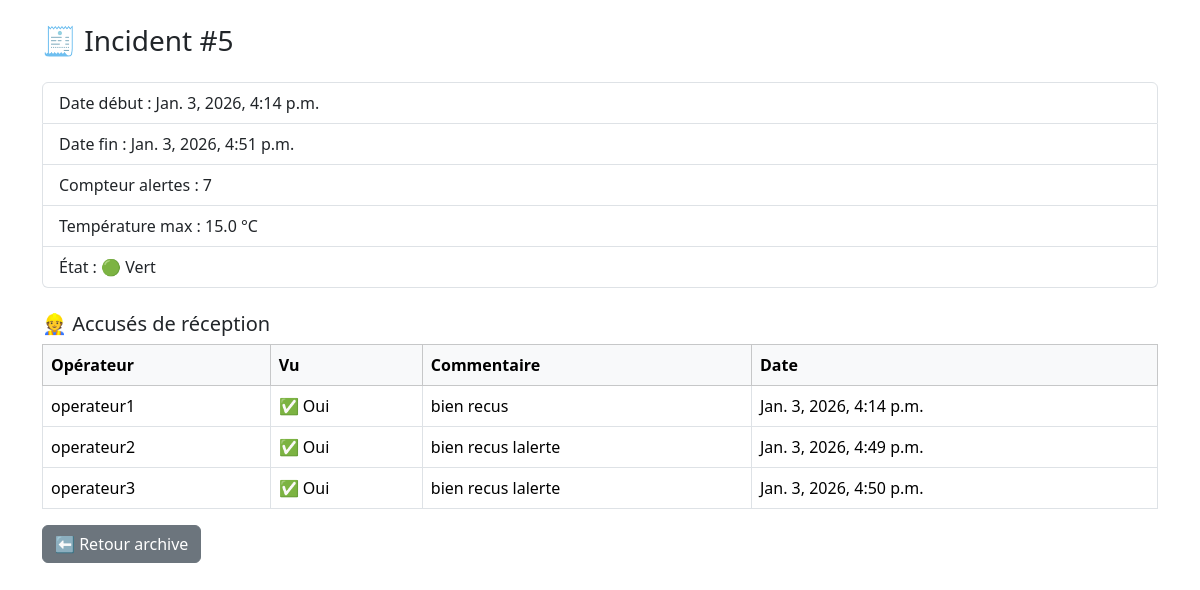
/incident/5/, run on the app's committed database.
### myapp/models.py (models this page shows, shortened)
class Incident(models.Model):
    date_debut = models.DateTimeField(default=timezone.now)
    date_fin = models.DateTimeField(null=True, blank=True)
    compteur_alerte = models.IntegerField(default=0)
    temperature_max = models.FloatField(default=0)
    resolu = models.BooleanField(default=False)

class AccuseReception(models.Model):
    incident = models.ForeignKey(Incident, on_delete=models.CASCADE)
    operateur = models.ForeignKey(Operateur, on_delete=models.CASCADE)
    vu = models.BooleanField(default=False)
    commentaire = models.TextField(blank=True)
    date = models.DateTimeField(auto_now_add=True)
    class Meta:
        unique_together = ("incident", "operateur")

class Operateur(models.Model):
    user = models.OneToOneField(User, on_delete=models.CASCADE)
    niveau = models.IntegerField()  # 1, 2, 3

### myapp/views.py (the view)
# urls.py: path('incident/<int:pk>/', views.detail_incident, name='detail_incident'),
def detail_incident(request, pk):
    incident = get_object_or_404(Incident, id=pk)
    accuses = AccuseReception.objects.filter(
        incident=incident
    ).select_related("operateur__user")
    return render(request, "detail_incident.html", {
        "incident": incident,
        "accuses": accuses
    })

### myapp/templates/detail_incident.html (shortened to what this page needs)
<!DOCTYPE html>
<html lang="fr">
<head>
    <link href="https://cdn.jsdelivr.net/npm/bootstrap@5.3.3/dist/css/bootstrap.min.css" rel="stylesheet">
</head>
<body class="container py-4">
<h3 class="mb-4">🧾 Incident #{{ incident.id }}</h3>
<ul class="list-group mb-4">
    <li class="list-group-item">Date début : {{ incident.date_debut }}</li>
    <li class="list-group-item">Date fin : {{ incident.date_fin|default:"--" }}</li>
    <li class="list-group-item">Compteur alertes : {{ incident.compteur_alerte }}</li>
    <li class="list-group-item">Température max : {{ incident.temperature_max }} °C</li>
    <li class="list-group-item">
        État :
        {% if incident.resolu %}
            🟢 Vert
        {% else %}
            🔴 Rouge
        {% endif %}
    </li>
</ul>
<h5>👷 Accusés de réception</h5>
<table class="table table-bordered">
    <thead class="table-light">
<tr>
    <th>Opérateur</th>
    <th>Vu</th>
    <th>Commentaire</th>
    <th>Date</th>
</tr>
</thead>
<tbody>
{% for a in accuses %}
<tr>
    <td>{{ a.operateur.user.username }}</td>
    <td>
        {% if a.vu %}
            ✅ Oui
        {% else %}
            ❌ Non
        {% endif %}
    </td>
    <td>{{ a.commentaire|default:"--" }}</td>
    <td>{{ a.date }}</td>
</tr>
{% empty %}
<tr>
    <td colspan="4" class="text-center">Aucun accusé</td>
</tr>
{% endfor %}
</tbody>
</table>
<a href="{% url 'archive_incidents' %}" class="btn btn-secondary">
    ⬅ Retour archive
</a>
</body>
</html>

### data on the page
Incident: id "5", date_debut "Jan. 3, 2026, 4:14 p.m.", date_fin "Jan. 3, 2026, 4:51 p.m.", compteur_alerte "7", temperature_max "15.0"
AccuseReception: operateur.user.username "operateur1", vu "✅ Oui", commentaire "bien recus", date "Jan. 3, 2026, 4:14 p.m."
AccuseReception: operateur.user.username "operateur2", vu "✅ Oui", commentaire "bien recus lalerte", date "Jan. 3, 2026, 4:49 p.m."
AccuseReception: operateur.user.username "operateur3", vu "✅ Oui", commentaire "bien recus lalerte", date "Jan. 3, 2026, 4:50 p.m."
